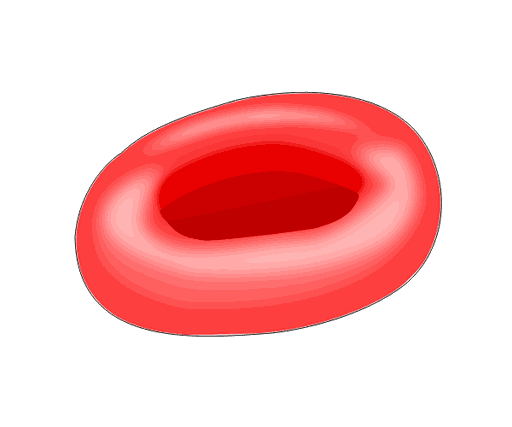
#> input picture src/t2pw/render/pathbank_art/108.png, 512 x 427 px, given as the content of the folder ../../../../../src/t2pw/render/pathbank_art/11.png, which was not available
$ python sbs.py ../../../../../src/t2pw/render/pathbank_art/108.png ../../../../../src/t2pw/render/pathbank_art/11.png ../../../../../src/t2pw/render/pathbank_art/11.png ../../../../../src/t2pw/render/pathbank_art/11.png ../../../../../src/t2pw/render/pathbank_art/11.png
#> lines starting #> are read from the running program, lines starting #| are printed output that depends on the picture
"""Side-by-side: sbs.py OUT_DIR LEFT_DIR RIGHT_DIR LEFT_TITLE RIGHT_TITLE
Writes OUT_DIR/<stem>.png (left | right, each 1000 px wide) and OUT_DIR/index.html."""
import sys
from pathlib import Path
from PIL import Image, ImageDraw

out, left, right = (Path(a) for a in sys.argv[1:4])
lt, rt = sys.argv[4], sys.argv[5]
out.mkdir(parents=True, exist_ok=True)
rows = []
for lp in sorted(left.glob("*.png")):
    rp = right / lp.name
    if not rp.exists():
        continue
    ims = []
    for p in (lp, rp):
        im = Image.open(p).convert("RGB")
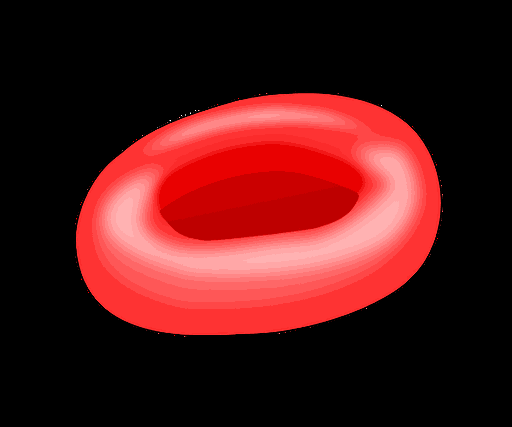
#> im: PIL image 512x427 RGB; mean R, G, B 78.9, 22.9, 22.9
        im = im.resize((1000, max(1, round(im.height * 1000 / im.width))), Image.LANCZOS)
#> im: PIL image 1000x834 RGB
        ims.append(im)
    h = max(i.height for i in ims) + 30
    c = Image.new("RGB", (2010, h), "white")
#> c: PIL image 2010x864 RGB; every value is 255
    d = ImageDraw.Draw(c)
    for k, (im, t) in enumerate(zip(ims, (lt, rt))):
        c.paste(im, (k * 1010, 30))
        d.text((k * 1010 + 5, 8), f"{lp.stem}: {t}", fill="black")
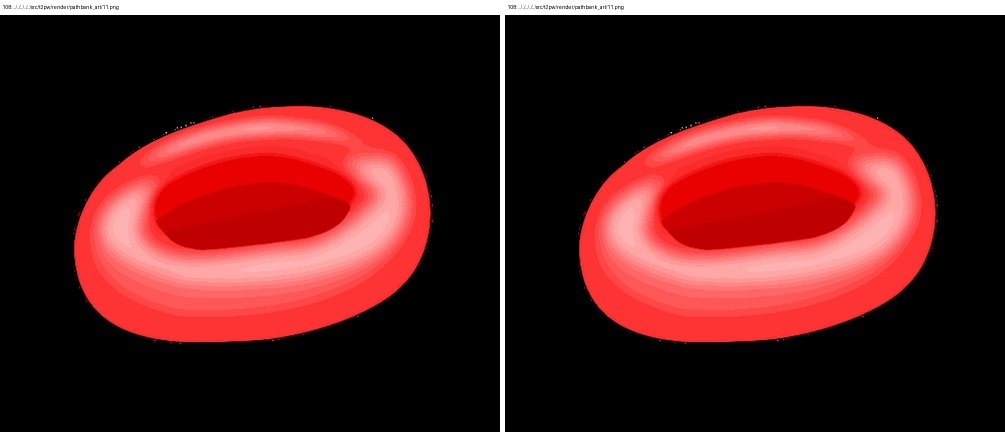
#> c: PIL image 2010x864 RGB (shown at 1/2 size); mean R, G, B 85.7, 31.9, 31.9
    c.save(out / lp.name)
    rows.append(f'<h2>{lp.stem}</h2><div class="r"><figure><figcaption>{lt}</figcaption><img src="{lp.as_uri()}"></figure>'
#> (the run stopped early here; a loop or call above may not have finished)

$ run again, on src/t2pw/render/pathbank_art/11.png
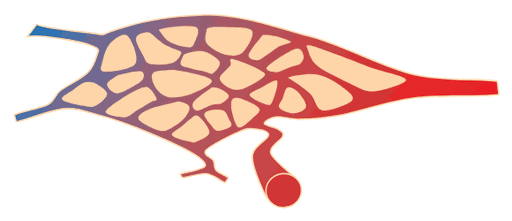
#> input picture src/t2pw/render/pathbank_art/11.png, 512 x 221 px, given as the content of the folder ../../../../../src/t2pw/render/pathbank_art/11.png, which was not available
#> `im = im.resize((1000, max(1, round(im.height * 1000 / im.width))), Ima..`:
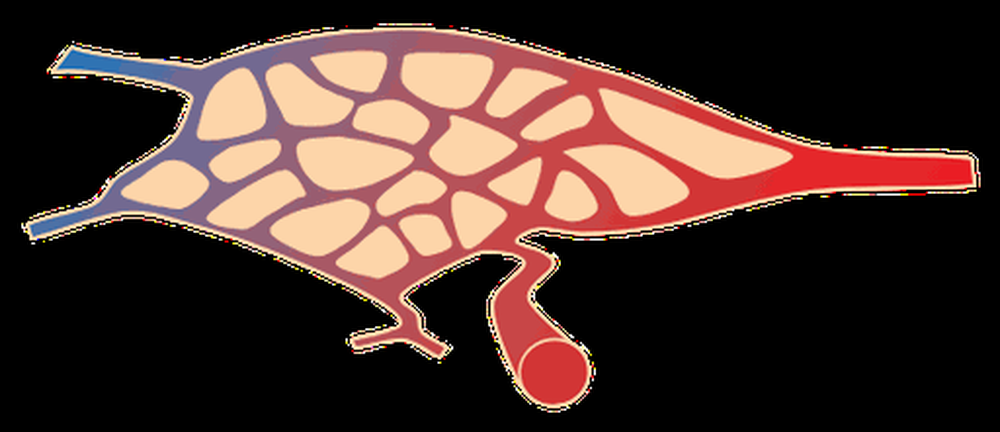
#> im: PIL image 1000x432 RGB; mean R, G, B 74.1, 51.6, 45.4
#> after the loop `for k, (im, t) in enumerate(zip(ims, (lt, rt))):`:
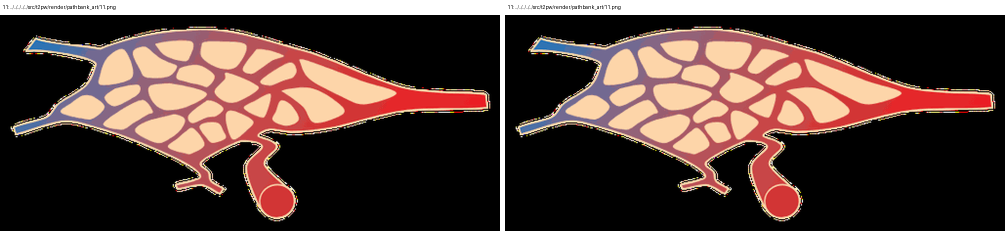
#> c: PIL image 2010x462 RGB (shown at 1/2 size); mean R, G, B 86.4, 65.5, 59.8

$ run again, on src/t2pw/render/pathbank_art/13.png
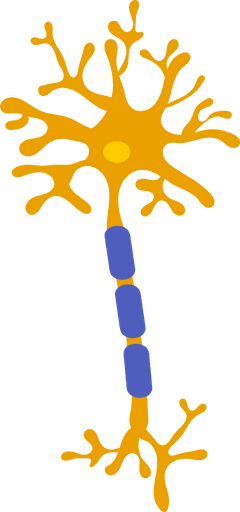
#> input picture src/t2pw/render/pathbank_art/13.png, 240 x 512 px, given as the content of the folder ../../../../../src/t2pw/render/pathbank_art/13.png, which was not available
#> `im = im.resize((1000, max(1, round(im.height * 1000 / im.width))), Ima..`:
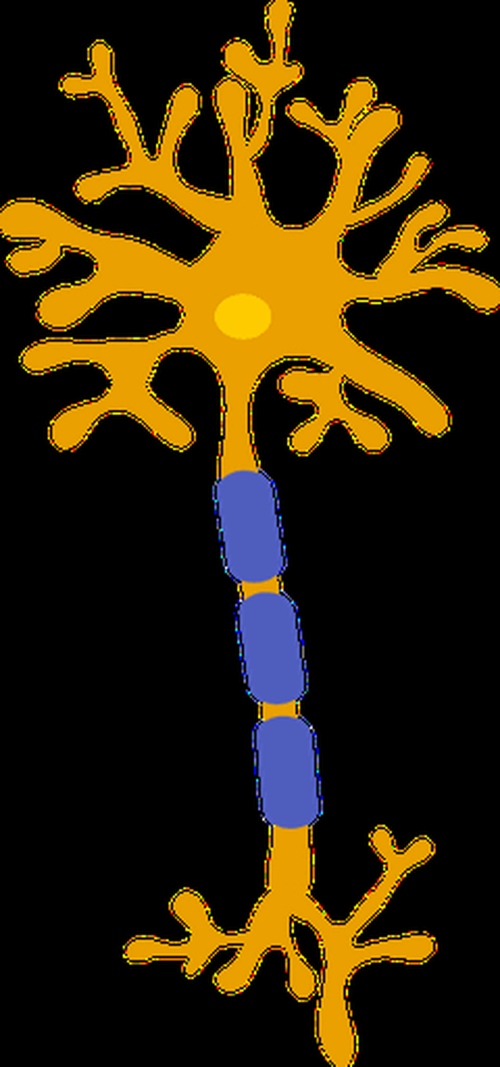
#> im: PIL image 1000x2133 RGB (shown at 1/2 size); mean R, G, B 51.9, 37.4, 6.8
#> after the loop `for k, (im, t) in enumerate(zip(ims, (lt, rt))):`:
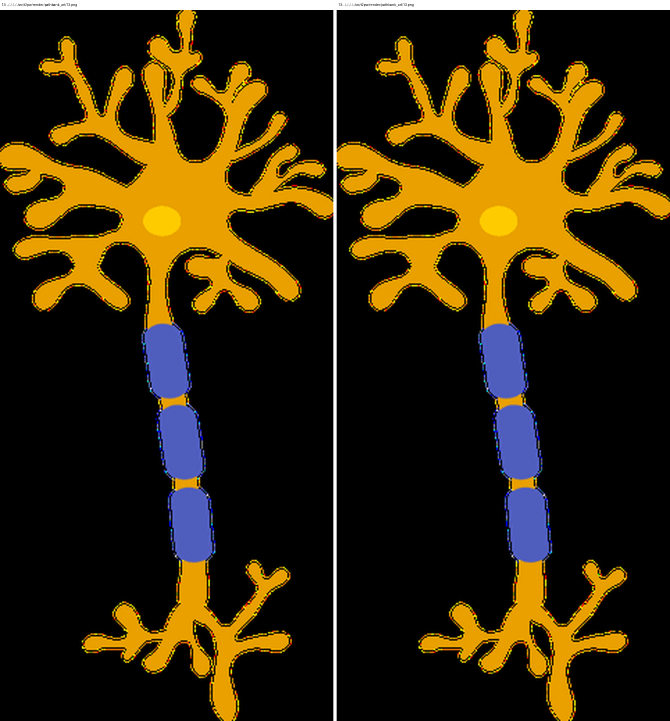
#> c: PIL image 2010x2163 RGB (shown at 1/3 size); mean R, G, B 55.7, 41.4, 11.4
